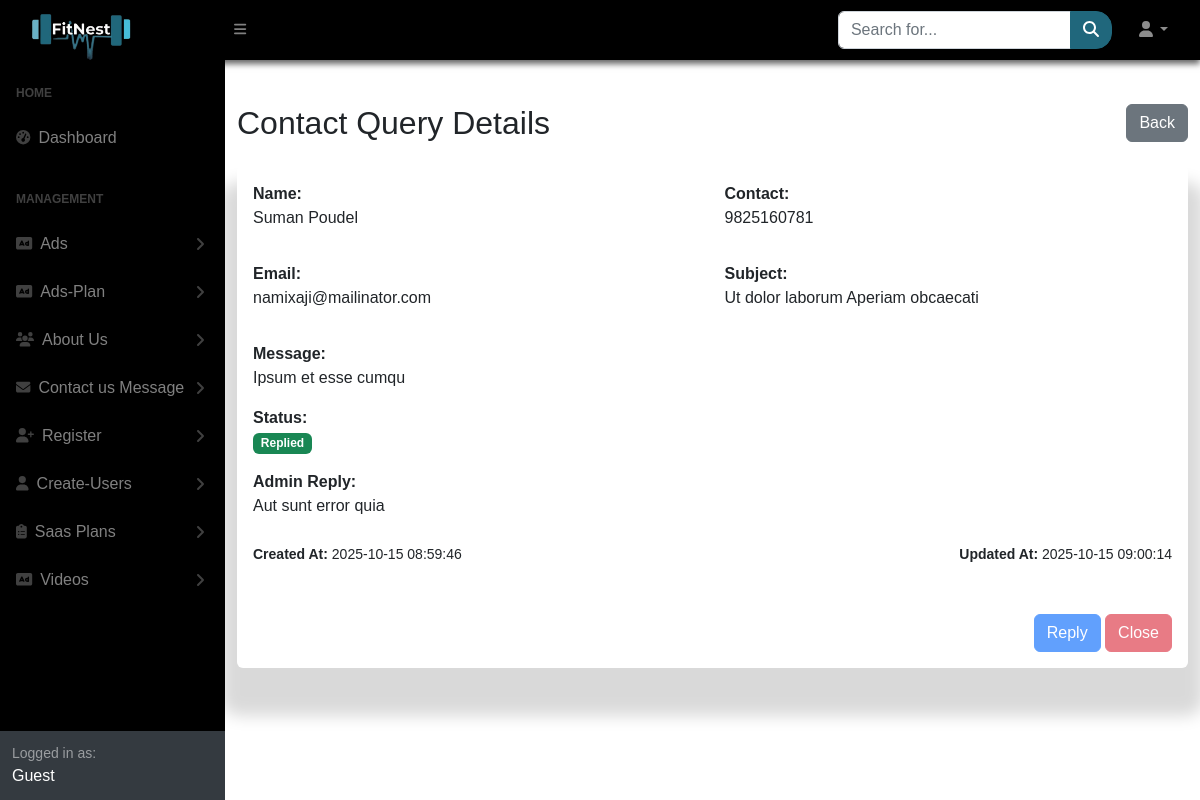
/SuperAdmin/contactUs/view.php?id=9, run on the app's committed database.
### tables this page shows
CREATE TABLE `contact_queries` (
  `query_id` int(11) NOT NULL,
  `gym_id` int(11) DEFAULT NULL,
  `name` varchar(150) NOT NULL,
  `email` varchar(150) NOT NULL,
  `contact` varchar(20) DEFAULT NULL,
  `subject` varchar(255) NOT NULL,
  `message` text NOT NULL,
  `status` enum('pending','replied','closed') DEFAULT 'pending',
  `reply` text DEFAULT NULL,
  `created_at` timestamp NOT NULL DEFAULT current_timestamp(),
  `updated_at` timestamp NOT NULL DEFAULT current_timestamp() ON UPDATE current_timestamp()
);

### SuperAdmin/contactUs/view.php (the view, shortened to what this page needs)
<?php
include "../../database/db_connect.php";
if (isset($_GET['id'])) {
    $id = intval($_GET['id']);
    $query = "SELECT * FROM contact_queries WHERE query_id = $id";
    $result = mysqli_query($conn, $query);
    if ($result && mysqli_num_rows($result) > 0) {
        $data = mysqli_fetch_assoc($result);
    } else {
        die("<div class='container py-5'><div class='alert alert-danger'>No record found.</div></div>");
    }
} else {
    die("<div class='container py-5'><div class='alert alert-warning'>Invalid ID.</div></div>");
}
$disableActions = ($data['status'] === 'replied' || $data['status'] === 'closed');
?>
<?php require("../sidelayout.php"); ?>
<div id="layoutSidenav_content">
    <div class="container py-5">
        <div class="d-flex justify-content-between align-items-center mb-4">
            <h2 class="mb-0"><i class="bi bi-envelope-open"></i> Contact Query Details</h2>
            <a href="index.php" class="btn btn-secondary"><i class="bi bi-arrow-left"></i> Back</a>
        </div>
        <div class="card shadow border-0">
            <div class="card-body">
                <div class="row mb-3">
                    <div class="col-md-6">
                        <p><strong><i class="bi bi-person-fill"></i> Name:</strong><br>
                            <?= htmlspecialchars($data['name']) ?>
                        </p>
                    </div>
                    <div class="col-md-6">
                        <p><strong><i class="bi bi-telephone-fill"></i> Contact:</strong><br>
                            <?= htmlspecialchars($data['contact']) ?>
                        </p>
                    </div>
                </div>
                <div class="row mb-3">
                    <div class="col-md-6">
                        <p><strong><i class="bi bi-envelope-fill"></i> Email:</strong><br>
                            <?= htmlspecialchars($data['email']) ?>
                        </p>
                    </div>
                    <div class="col-md-6">
                        <p><strong><i class="bi bi-tag-fill"></i> Subject:</strong><br>
                            <?= htmlspecialchars($data['subject']) ?>
                        </p>
                    </div>
                </div>
                <div class="mb-3">
                    <p><strong><i class="bi bi-chat-text-fill"></i> Message:</strong><br>
                        <?= nl2br(htmlspecialchars($data['message'])) ?>
                    </p>
                </div>
                <div class="mb-3">
                    <p><strong><i class="bi bi-info-circle-fill"></i> Status:</strong><br>
                        <?php if ($data['status'] === 'replied'): ?>
                            <span class="badge bg-success">Replied</span>
                        <?php elseif ($data['status'] === 'closed'): ?>
                            <span class="badge bg-secondary">Closed</span>
                        <?php else: ?>
                            <span class="badge bg-warning text-dark"><?= ucfirst($data['status']) ?></span>
                        <?php endif; ?>
                    </p>
                </div>
                <?php if (!empty($data['reply'])): ?>
                    <div class="mb-3">
                        <p><strong><i class="bi bi-reply-fill"></i> Admin Reply:</strong><br>
                            <?= nl2br(htmlspecialchars($data['reply'])) ?>
                        </p>
                    </div>
                <?php endif; ?>
                <div class="row mt-4">
                    <div class="col-md-6">
                        <p><small><strong>Created At:</strong> <?= htmlspecialchars($data['created_at']) ?></small></p>
                    </div>
                    <div class="col-md-6 text-md-end">
                        <p><small><strong>Updated At:</strong> <?= htmlspecialchars($data['updated_at']) ?></small></p>
                    </div>
                </div>
                <div class="text-end mt-3">
                    <a href="<?= $disableActions ? '#' : "reply.php?id={$data['query_id']}" ?>"
                        class="btn btn-primary mt-3 <?= $disableActions ? 'disabled' : '' ?>">
                        Reply
                    </a>
                    <a href="<?= $disableActions ? '#' : "view.php?close_id={$data['query_id']}" ?>"
                        class="btn btn-danger mt-3 <?= $disableActions ? 'disabled' : '' ?>"
                        <?= $disableActions ? 'tabindex="-1" aria-disabled="true"' : '' ?>
                        onclick="<?= $disableActions ? '' : "return confirm('Are you sure you want to close this query?');" ?>">
                        Close
                    </a>
                </div>
            </div>
        </div>
    </div>
</div>
<?php require("../assets/link.php"); ?>

### SuperAdmin/assets/css/landing.css (style rules this page uses)
* { margin: 0; padding: 0; box-sizing: border-box; font-family: Sans-serif; }
html { height: 100%; scroll-behavior: smooth; }

### data on the page
contact_queries: name "Suman Poudel", contact "9825160781", email "namixaji@mailinator.com", subject "Ut dolor laborum Aperiam obcaecati", message "Ipsum et esse cumqu", reply "Aut sunt error quia", created_at "2025-10-15 08:59:46", updated_at "2025-10-15 09:00:14"
